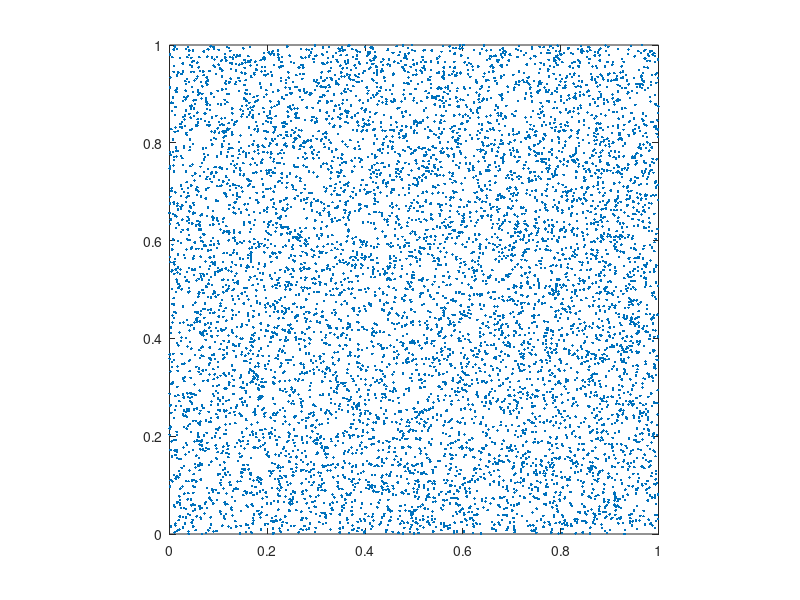

This chart was generated by the following MATLAB code: (Note: this script raises an error after producing the figure.)
%% Basic Settings.
clear;
close all;
warning off;

p = 6;

min_points = 256;
tol_hss = 1e-3;

tol_cg = 1e-12;
maxit_cg = 20;

%% Generate points x and omega.
n = 2^p;
nx = n;
ny = n;
N = nx * ny;
M = 2 * N;

xy = rand(M, 2);

fprintf("M: %d, N: %d\n", M, N);

figure();
plot(xy(:, 1), xy(:, 2), "Marker", ".", "LineStyle", "none");
axis equal;
xlim([0, 1]);
ylim([0, 1]);

%% NUDFT2_Matrix.
% A = NUDFT2_2D_Matrix(x, nx, ny);
% kappa_A = cond(A);
% fprintf("cond(A): %.1e\n", kappa_A);

%% NUDFT2.
P = phantom('Modified Shepp-Logan', n);
c_ex = reshape(P, N, []);
f_ex = MY_NUFFT2_2D(c_ex, xy, nx, ny);

run_INUDFT2_2D(...
    xy, n, ...
    min_points, tol_hss, ...
    tol_cg, maxit_cg, ...
    c_ex, f_ex);
